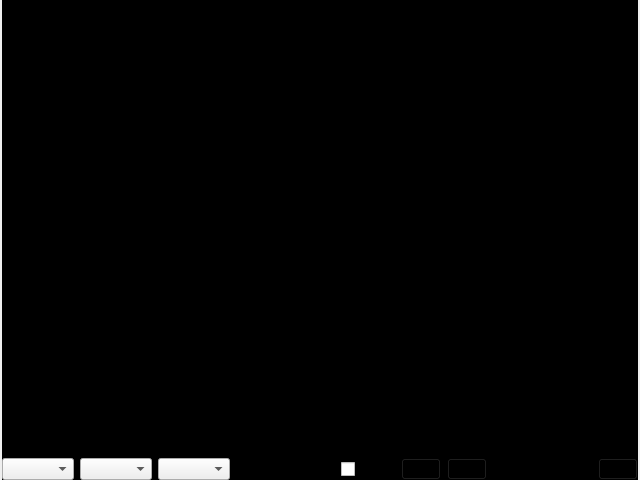
<?xml version="1.0" encoding="UTF-8"?>
<ui version="4.0">
 <class>VideoWindow</class>
 <widget class="QWidget" name="VideoWindow">
  <property name="geometry">
   <rect>
    <x>0</x>
    <y>0</y>
    <width>640</width>
    <height>480</height>
   </rect>
  </property>
  <property name="sizePolicy">
   <sizepolicy hsizetype="Expanding" vsizetype="Preferred">
    <horstretch>0</horstretch>
    <verstretch>0</verstretch>
   </sizepolicy>
  </property>
  <property name="windowTitle">
   <string>Form</string>
  </property>
  <layout class="QVBoxLayout" name="verticalLayout">
   <property name="spacing">
    <number>0</number>
   </property>
   <property name="leftMargin">
    <number>2</number>
   </property>
   <property name="topMargin">
    <number>0</number>
   </property>
   <property name="rightMargin">
    <number>2</number>
   </property>
   <property name="bottomMargin">
    <number>0</number>
   </property>
   <item>
    <widget class="QWidget" name="gstWindow" native="true">
     <property name="sizePolicy">
      <sizepolicy hsizetype="Expanding" vsizetype="Preferred">
       <horstretch>0</horstretch>
       <verstretch>0</verstretch>
      </sizepolicy>
     </property>
     <property name="styleSheet">
      <string notr="true">*{
	background-color:black
}</string>
     </property>
     <layout class="QHBoxLayout" name="horizontalLayout_2">
      <item>
       <widget class="QLabel" name="screen_text">
        <property name="font">
         <font>
          <family>Noto Sans CJK TC Regular</family>
          <pointsize>9</pointsize>
         </font>
        </property>
        <property name="text">
         <string>TextLabel</string>
        </property>
        <property name="textFormat">
         <enum>Qt::AutoText</enum>
        </property>
        <property name="alignment">
         <set>Qt::AlignRight|Qt::AlignTop|Qt::AlignTrailing</set>
        </property>
       </widget>
      </item>
     </layout>
    </widget>
   </item>
   <item>
    <widget class="QWidget" name="widget" native="true">
     <property name="sizePolicy">
      <sizepolicy hsizetype="Minimum" vsizetype="Maximum">
       <horstretch>0</horstretch>
       <verstretch>0</verstretch>
      </sizepolicy>
     </property>
     <property name="minimumSize">
      <size>
       <width>30</width>
       <height>0</height>
      </size>
     </property>
     <property name="styleSheet">
      <string notr="true">#widget{
	background-color:#000000;
}

QPushButton{
	background-color:#000000;
}</string>
     </property>
     <layout class="QHBoxLayout" name="horizontalLayout">
      <property name="leftMargin">
       <number>0</number>
      </property>
      <property name="topMargin">
       <number>0</number>
      </property>
      <property name="rightMargin">
       <number>0</number>
      </property>
      <property name="bottomMargin">
       <number>0</number>
      </property>
      <item>
       <widget class="QComboBox" name="boatcomboBox"/>
      </item>
      <item>
       <widget class="QComboBox" name="videoportComboBox"/>
      </item>
      <item>
       <widget class="QComboBox" name="videoFormatcomboBox"/>
      </item>
      <item>
       <spacer name="horizontalSpacer_2">
        <property name="orientation">
         <enum>Qt::Horizontal</enum>
        </property>
        <property name="sizeHint" stdset="0">
         <size>
          <width>40</width>
          <height>20</height>
         </size>
        </property>
       </spacer>
      </item>
      <item>
       <widget class="QCheckBox" name="H264checkBox">
        <property name="text">
         <string>H264</string>
        </property>
       </widget>
      </item>
      <item>
       <widget class="QPushButton" name="playButton">
        <property name="enabled">
         <bool>true</bool>
        </property>
        <property name="sizePolicy">
         <sizepolicy hsizetype="Maximum" vsizetype="Fixed">
          <horstretch>0</horstretch>
          <verstretch>0</verstretch>
         </sizepolicy>
        </property>
        <property name="styleSheet">
         <string notr="true"/>
        </property>
        <property name="text">
         <string/>
        </property>
       </widget>
      </item>
      <item>
       <widget class="QPushButton" name="stopButton">
        <property name="sizePolicy">
         <sizepolicy hsizetype="Maximum" vsizetype="Fixed">
          <horstretch>0</horstretch>
          <verstretch>0</verstretch>
         </sizepolicy>
        </property>
        <property name="text">
         <string/>
        </property>
       </widget>
      </item>
      <item>
       <spacer name="horizontalSpacer">
        <property name="orientation">
         <enum>Qt::Horizontal</enum>
        </property>
        <property name="sizeHint" stdset="0">
         <size>
          <width>40</width>
          <height>20</height>
         </size>
        </property>
       </spacer>
      </item>
      <item>
       <widget class="QPushButton" name="settingsButton">
        <property name="sizePolicy">
         <sizepolicy hsizetype="Maximum" vsizetype="Fixed">
          <horstretch>0</horstretch>
          <verstretch>0</verstretch>
         </sizepolicy>
        </property>
        <property name="text">
         <string/>
        </property>
       </widget>
      </item>
     </layout>
    </widget>
   </item>
  </layout>
 </widget>
 <resources/>
 <connections/>
</ui>
